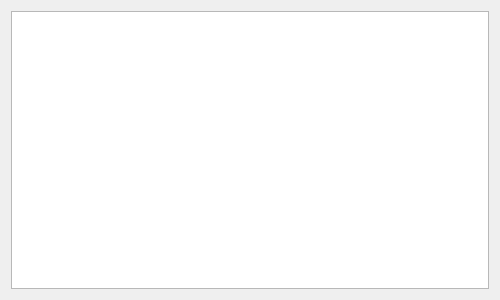
<?xml version="1.0" encoding="UTF-8"?>
<ui version="4.0">
 <class>capcolu</class>
 <widget class="QWidget" name="capcolu">
  <property name="windowModality">
   <enum>Qt::ApplicationModal</enum>
  </property>
  <property name="enabled">
   <bool>true</bool>
  </property>
  <property name="geometry">
   <rect>
    <x>0</x>
    <y>0</y>
    <width>500</width>
    <height>300</height>
   </rect>
  </property>
  <property name="sizePolicy">
   <sizepolicy hsizetype="Minimum" vsizetype="Minimum">
    <horstretch>0</horstretch>
    <verstretch>0</verstretch>
   </sizepolicy>
  </property>
  <property name="minimumSize">
   <size>
    <width>500</width>
    <height>300</height>
   </size>
  </property>
  <property name="windowTitle">
   <string>电容数据柱状图</string>
  </property>
  <layout class="QVBoxLayout" name="verticalLayout_7">
   <item>
    <widget class="QCustomPlot" name="cdataview">
     <property name="sizePolicy">
      <sizepolicy hsizetype="Preferred" vsizetype="Preferred">
       <horstretch>0</horstretch>
       <verstretch>0</verstretch>
      </sizepolicy>
     </property>
    </widget>
   </item>
  </layout>
 </widget>
 <customwidgets>
  <customwidget>
   <class>QCustomPlot</class>
   <extends>QTextBrowser</extends>
   <header>qcustomplot.h</header>
  </customwidget>
 </customwidgets>
 <resources/>
 <connections/>
</ui>
